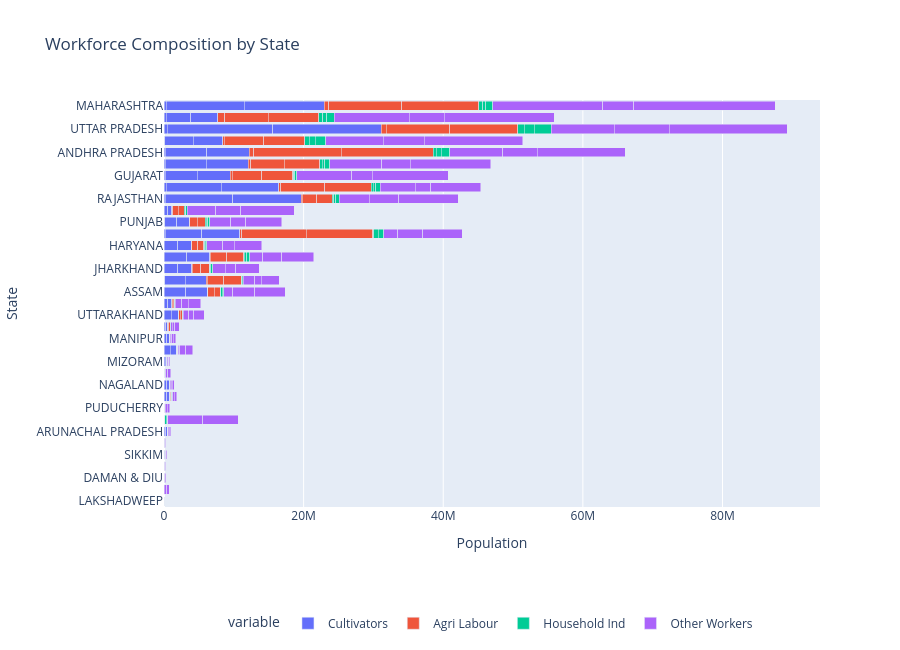

The cell this chart's notebook holds for it:
### Code cell
df = df_pca.copy()
df = df[df['Level'] == 'STATE']
df = df.rename(columns={
    'Main Cultivator Population Person': 'Cultivators',
    'Main Agricultural Labourers Population Person': 'Agri Labour',
    'Main Household Industries Population Person': 'Household Ind',
    'Main Other Workers Population Person': 'Other Workers'
})
df = df.sort_values('Total Worker Population Person', ascending=True)
fig = px.bar(df,y='Name',x=['Cultivators','Agri Labour','Household Ind','Other Workers'],title='Workforce Composition by State',labels={'value': 'Population', 'Name': 'State'})
fig.update_layout(barmode='stack',height=650,legend=dict(orientation='h',y=-0.25,x=0.5,xanchor='center'))

chart5=fig
chart5

### Figure 1 — Plotly figure (JSON) as saved in the notebook; plotly's stock layout.template omitted (floating-point values rounded to 4 significant figures)
{"data": [{"hovertemplate": "variable=Cultivators<br>Population=%{x}<br>State=%{y}<extra></extra>", "legendgroup": "Cultivators", "marker": {"color": "#636efa", "pattern": {"shape": ""}}, "name": "Cultivators", "orientation": "h", "showlegend": true, "textposition": "auto", "type": "bar", "x": [0, 401, 0, 0, 1053, 291, 596, 1657, 21050, 12706, 596, 3483, 1649, 11842, 8014, 12997, 22707, 7068, 11856, 20546, 32240, 82111, 170274, 5585, 2749, 82707, 38287, 8846, 3516, 1768, 2169, 10763, 244637, 202514, 24062, 248120, 408523, 327425, 404202, 420379, 17751, 237861, 365712, 411270, 25153, 246707, 31555, 80923, 34706, 60360, 1027923, 70078, 541316, 914201, 151617, 919786, 84504, 1045674, 566469, 63281, 15917, 212553, 27759, 1893233, 1719356, 481651, 329691, 1963311, 175619, 213607, 1803860, 2957171, 3106999, 185476, 122286, 1966656, 544932, 3138554, 3038094, 2001362, 473084, 329001, 3219409, 4571337, 3279769, 5824702, 307961, 3526374, 4081481, 9632800, 7885302, 4746956, 6038309, 5902131, 9845353, 11170114, 5261564, 8214993, 3855375, 5413181, 4203767, 6087607, 11478075, 15103331, 15576415], "xaxis": "x", "y": ["LAKSHADWEEP", "CHANDIGARH", "LAKSHADWEEP", "LAKSHADWEEP", "DAMAN & DIU", "ANDAMAN & NICOBAR ISLANDS", "SIKKIM", "DADRA & NAGAR HAVELI", "DADRA & NAGAR HAVELI", "ANDAMAN & NICOBAR ISLANDS", "DAMAN & DIU", "ARUNACHAL PRADESH", "DAMAN & DIU", "NCT OF DELHI", "PUDUCHERRY", "ANDAMAN & NICOBAR ISLANDS", "DADRA & NAGAR HAVELI", "MEGHALAYA", "NAGALAND", "GOA", "MIZORAM", "SIKKIM", "MIZORAM", "HIMACHAL PRADESH", "PUDUCHERRY", "SIKKIM", "MANIPUR", "TRIPURA", "GOA", "CHANDIGARH", "CHANDIGARH", "PUDUCHERRY", "ARUNACHAL PRADESH", "MIZORAM", "GOA", "ARUNACHAL PRADESH", "NAGALAND", "MANIPUR", "MEGHALAYA", "NAGALAND", "UTTARAKHAND", "TRIPURA", "MANIPUR", "MEGHALAYA", "JAMMU & KASHMIR", "TRIPURA", "ASSAM", "CHHATTISGARH", "JHARKHAND", "ODISHA", "UTTARAKHAND", "HARYANA", "JAMMU & KASHMIR", "HIMACHAL PRADESH", "BIHAR", "HIMACHAL PRADESH", "PUNJAB", "UTTARAKHAND", "JAMMU & KASHMIR", "KERALA", "NCT OF DELHI", "RAJASTHAN", "NCT OF DELHI", "HARYANA", "PUNJAB", "KERALA", "MADHYA PRADESH", "HARYANA", "GUJARAT", "KARNATAKA", "PUNJAB", "CHHATTISGARH", "ASSAM", "ANDHRA PRADESH", "WEST BENGAL", "JHARKHAND", "KERALA", "ASSAM", "CHHATTISGARH", "JHARKHAND", "UTTAR PRADESH", "TAMIL NADU", "ODISHA", "GUJARAT", "ODISHA", "KARNATAKA", "MAHARASHTRA", "TAMIL NADU", "WEST BENGAL", "RAJASTHAN", "MADHYA PRADESH", "GUJARAT", "KARNATAKA", "ANDHRA PRADESH", "RAJASTHAN", "MAHARASHTRA", "BIHAR", "MADHYA PRADESH", "TAMIL NADU", "BIHAR", "WEST BENGAL", "ANDHRA PRADESH", "MAHARASHTRA", "UTTAR PRADESH", "UTTAR PRADESH"], "yaxis": "y"}, {"hovertemplate": "variable=Agri Labour<br>Population=%{x}<br>State=%{y}<extra></extra>", "legendgroup": "Agri Labour", "marker": {"color": "#EF553B", "pattern": {"shape": ""}}, "name": "Agri Labour", "orientation": "h", "showlegend": true, "textposition": "auto", "type": "bar", "x": [0, 138, 0, 0, 321, 118, 428, 728, 5456, 2562, 170, 1483, 491, 6123, 42434, 2680, 6184, 3220, 2601, 8024, 14016, 11154, 12448, 2350, 8173, 11582, 9401, 9935, 2734, 1258, 1396, 50607, 18776, 26464, 10758, 20259, 19970, 34373, 111422, 22571, 21727, 191928, 43774, 114642, 18215, 201863, 17733, 113478, 41312, 64631, 225529, 83272, 141304, 66318, 311709, 68668, 89172, 247256, 159519, 158504, 25351, 122435, 31474, 808001, 1078849, 760632, 326980, 891273, 284565, 324158, 1168021, 2392521, 885561, 663060, 229143, 1197462, 919136, 903294, 2505999, 1238774, 655706, 981158, 2355909, 4207186, 2420540, 4795763, 619647, 6252943, 5640355, 2072869, 6303841, 4491751, 5119921, 12538929, 2195304, 10449281, 9225709, 6630821, 7234101, 9537418, 5869498, 13201989, 11068928, 9094209, 9749915], "xaxis": "x", "y": ["LAKSHADWEEP", "CHANDIGARH", "LAKSHADWEEP", "LAKSHADWEEP", "DAMAN & DIU", "ANDAMAN & NICOBAR ISLANDS", "SIKKIM", "DADRA & NAGAR HAVELI", "DADRA & NAGAR HAVELI", "ANDAMAN & NICOBAR ISLANDS", "DAMAN & DIU", "ARUNACHAL PRADESH", "DAMAN & DIU", "NCT OF DELHI", "PUDUCHERRY", "ANDAMAN & NICOBAR ISLANDS", "DADRA & NAGAR HAVELI", "MEGHALAYA", "NAGALAND", "GOA", "MIZORAM", "SIKKIM", "MIZORAM", "HIMACHAL PRADESH", "PUDUCHERRY", "SIKKIM", "MANIPUR", "TRIPURA", "GOA", "CHANDIGARH", "CHANDIGARH", "PUDUCHERRY", "ARUNACHAL PRADESH", "MIZORAM", "GOA", "ARUNACHAL PRADESH", "NAGALAND", "MANIPUR", "MEGHALAYA", "NAGALAND", "UTTARAKHAND", "TRIPURA", "MANIPUR", "MEGHALAYA", "JAMMU & KASHMIR", "TRIPURA", "ASSAM", "CHHATTISGARH", "JHARKHAND", "ODISHA", "UTTARAKHAND", "HARYANA", "JAMMU & KASHMIR", "HIMACHAL PRADESH", "BIHAR", "HIMACHAL PRADESH", "PUNJAB", "UTTARAKHAND", "JAMMU & KASHMIR", "KERALA", "NCT OF DELHI", "RAJASTHAN", "NCT OF DELHI", "HARYANA", "PUNJAB", "KERALA", "MADHYA PRADESH", "HARYANA", "GUJARAT", "KARNATAKA", "PUNJAB", "CHHATTISGARH", "ASSAM", "ANDHRA PRADESH", "WEST BENGAL", "JHARKHAND", "KERALA", "ASSAM", "CHHATTISGARH", "JHARKHAND", "UTTAR PRADESH", "TAMIL NADU", "ODISHA", "GUJARAT", "ODISHA", "KARNATAKA", "MAHARASHTRA", "TAMIL NADU", "WEST BENGAL", "RAJASTHAN", "MADHYA PRADESH", "GUJARAT", "KARNATAKA", "ANDHRA PRADESH", "RAJASTHAN", "MAHARASHTRA", "BIHAR", "MADHYA PRADESH", "TAMIL NADU", "BIHAR", "WEST BENGAL", "ANDHRA PRADESH", "MAHARASHTRA", "UTTAR PRADESH", "UTTAR PRADESH"], "yaxis": "y"}, {"hovertemplate": "variable=Household Ind<br>Population=%{x}<br>State=%{y}<extra></extra>", "legendgroup": "Household Ind", "marker": {"color": "#00cc96", "pattern": {"shape": ""}}, "name": "Household Ind", "orientation": "h", "showlegend": true, "textposition": "auto", "type": "bar", "x": [20, 105, 77, 97, 119, 373, 733, 589, 977, 1017, 261, 1357, 380, 2660, 2030, 1390, 1566, 1257, 2937, 4284, 3903, 2155, 1556, 5189, 4343, 2888, 17517, 4872, 6496, 4114, 4219, 6373, 3371, 5459, 10780, 4728, 6588, 27069, 10712, 9525, 30355, 14424, 44586, 11969, 21578, 19296, 36394, 56919, 55970, 95767, 46685, 112362, 57248, 27502, 154666, 32691, 127891, 77040, 78826, 93639, 166466, 227914, 169126, 89013, 172769, 104642, 299484, 201375, 136108, 317150, 300660, 79777, 205677, 422700, 643037, 193078, 198281, 242071, 136696, 249048, 924306, 563839, 345719, 116105, 441486, 378691, 546345, 555619, 875091, 275153, 348081, 252213, 695841, 741614, 503067, 444965, 624910, 647565, 1119458, 779576, 1518128, 1164314, 991310, 1485130, 2409436], "xaxis": "x", "y": ["LAKSHADWEEP", "CHANDIGARH", "LAKSHADWEEP", "LAKSHADWEEP", "DAMAN & DIU", "ANDAMAN & NICOBAR ISLANDS", "SIKKIM", "DADRA & NAGAR HAVELI", "DADRA & NAGAR HAVELI", "ANDAMAN & NICOBAR ISLANDS", "DAMAN & DIU", "ARUNACHAL PRADESH", "DAMAN & DIU", "NCT OF DELHI", "PUDUCHERRY", "ANDAMAN & NICOBAR ISLANDS", "DADRA & NAGAR HAVELI", "MEGHALAYA", "NAGALAND", "GOA", "MIZORAM", "SIKKIM", "MIZORAM", "HIMACHAL PRADESH", "PUDUCHERRY", "SIKKIM", "MANIPUR", "TRIPURA", "GOA", "CHANDIGARH", "CHANDIGARH", "PUDUCHERRY", "ARUNACHAL PRADESH", "MIZORAM", "GOA", "ARUNACHAL PRADESH", "NAGALAND", "MANIPUR", "MEGHALAYA", "NAGALAND", "UTTARAKHAND", "TRIPURA", "MANIPUR", "MEGHALAYA", "JAMMU & KASHMIR", "TRIPURA", "ASSAM", "CHHATTISGARH", "JHARKHAND", "ODISHA", "UTTARAKHAND", "HARYANA", "JAMMU & KASHMIR", "HIMACHAL PRADESH", "BIHAR", "HIMACHAL PRADESH", "PUNJAB", "UTTARAKHAND", "JAMMU & KASHMIR", "KERALA", "NCT OF DELHI", "RAJASTHAN", "NCT OF DELHI", "HARYANA", "PUNJAB", "KERALA", "MADHYA PRADESH", "HARYANA", "GUJARAT", "KARNATAKA", "PUNJAB", "CHHATTISGARH", "ASSAM", "ANDHRA PRADESH", "WEST BENGAL", "JHARKHAND", "KERALA", "ASSAM", "CHHATTISGARH", "JHARKHAND", "UTTAR PRADESH", "TAMIL NADU", "ODISHA", "GUJARAT", "ODISHA", "KARNATAKA", "MAHARASHTRA", "TAMIL NADU", "WEST BENGAL", "RAJASTHAN", "MADHYA PRADESH", "GUJARAT", "KARNATAKA", "ANDHRA PRADESH", "RAJASTHAN", "MAHARASHTRA", "BIHAR", "MADHYA PRADESH", "TAMIL NADU", "BIHAR", "WEST BENGAL", "ANDHRA PRADESH", "MAHARASHTRA", "UTTAR PRADESH", "UTTAR PRADESH"], "yaxis": "y"}, {"hovertemplate": "variable=Other Workers<br>Population=%{x}<br>State=%{y}<extra></extra>", "legendgroup": "Other Workers", "marker": {"color": "#ab63fa", "pattern": {"shape": ""}}, "name": "Other Workers", "orientation": "h", "showlegend": true, "textposition": "auto", "type": "bar", "x": [2205, 11039, 8502, 10707, 19942, 52762, 54958, 65114, 34728, 56081, 93973, 95010, 113915, 97885, 69710, 108843, 99842, 179071, 156111, 131665, 147047, 78262, 33546, 227268, 262236, 133220, 195476, 276783, 298788, 367106, 378145, 331946, 110604, 180593, 430453, 205614, 132593, 205464, 204623, 288704, 803459, 332370, 400940, 383694, 909389, 609153, 1290426, 1625123, 1799767, 1862838, 697195, 2313766, 929946, 814088, 2017653, 1041356, 3042345, 1500654, 1839335, 4084132, 4981085, 4321723, 5078970, 1645558, 2136050, 3583266, 5016406, 3959324, 7890962, 7481361, 5178395, 935802, 3112778, 7623174, 8202679, 1529644, 7667398, 4403204, 2560925, 3329411, 9043579, 10729067, 2702910, 2983492, 4565748, 4061749, 15778871, 5004180, 5892558, 4192521, 2192334, 10874454, 11543110, 4960294, 8514244, 4445706, 3611783, 7208740, 15733247, 5629436, 14095237, 12583468, 20224577, 7856147, 16899726], "xaxis": "x", "y": ["LAKSHADWEEP", "CHANDIGARH", "LAKSHADWEEP", "LAKSHADWEEP", "DAMAN & DIU", "ANDAMAN & NICOBAR ISLANDS", "SIKKIM", "DADRA & NAGAR HAVELI", "DADRA & NAGAR HAVELI", "ANDAMAN & NICOBAR ISLANDS", "DAMAN & DIU", "ARUNACHAL PRADESH", "DAMAN & DIU", "NCT OF DELHI", "PUDUCHERRY", "ANDAMAN & NICOBAR ISLANDS", "DADRA & NAGAR HAVELI", "MEGHALAYA", "NAGALAND", "GOA", "MIZORAM", "SIKKIM", "MIZORAM", "HIMACHAL PRADESH", "PUDUCHERRY", "SIKKIM", "MANIPUR", "TRIPURA", "GOA", "CHANDIGARH", "CHANDIGARH", "PUDUCHERRY", "ARUNACHAL PRADESH", "MIZORAM", "GOA", "ARUNACHAL PRADESH", "NAGALAND", "MANIPUR", "MEGHALAYA", "NAGALAND", "UTTARAKHAND", "TRIPURA", "MANIPUR", "MEGHALAYA", "JAMMU & KASHMIR", "TRIPURA", "ASSAM", "CHHATTISGARH", "JHARKHAND", "ODISHA", "UTTARAKHAND", "HARYANA", "JAMMU & KASHMIR", "HIMACHAL PRADESH", "BIHAR", "HIMACHAL PRADESH", "PUNJAB", "UTTARAKHAND", "JAMMU & KASHMIR", "KERALA", "NCT OF DELHI", "RAJASTHAN", "NCT OF DELHI", "HARYANA", "PUNJAB", "KERALA", "MADHYA PRADESH", "HARYANA", "GUJARAT", "KARNATAKA", "PUNJAB", "CHHATTISGARH", "ASSAM", "ANDHRA PRADESH", "WEST BENGAL", "JHARKHAND", "KERALA", "ASSAM", "CHHATTISGARH", "JHARKHAND", "UTTAR PRADESH", "TAMIL NADU", "ODISHA", "GUJARAT", "ODISHA", "KARNATAKA", "MAHARASHTRA", "TAMIL NADU", "WEST BENGAL", "RAJASTHAN", "MADHYA PRADESH", "GUJARAT", "KARNATAKA", "ANDHRA PRADESH", "RAJASTHAN", "MAHARASHTRA", "BIHAR", "MADHYA PRADESH", "TAMIL NADU", "BIHAR", "WEST BENGAL", "ANDHRA PRADESH", "MAHARASHTRA", "UTTAR PRADESH", "UTTAR PRADESH"], "yaxis": "y"}], "layout": {"barmode": "stack", "height": 650, "legend": {"orientation": "h", "title": {"text": "variable"}, "tracegroupgap": 0, "x": 0.5, "xanchor": "center", "y": -0.25}, "title": {"text": "Workforce Composition by State"}, "xaxis": {"anchor": "y", "domain": [0, 1], "title": {"text": "Population"}}, "yaxis": {"anchor": "x", "domain": [0, 1], "title": {"text": "State"}}}}
